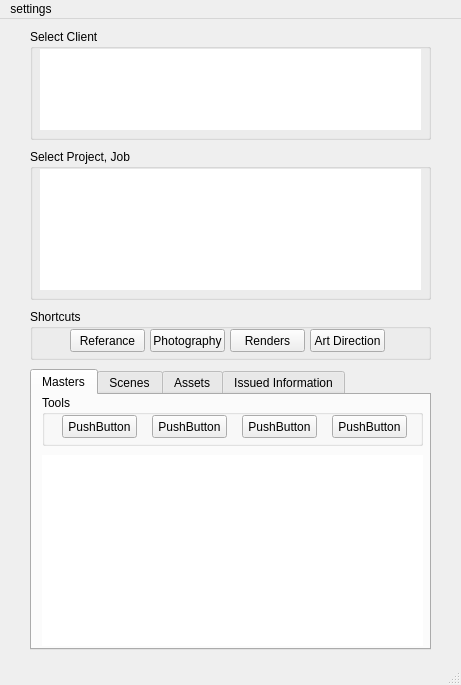
<?xml version="1.0" encoding="UTF-8"?>
<ui version="4.0">
 <class>MainWindow</class>
 <widget class="QMainWindow" name="MainWindow">
  <property name="geometry">
   <rect>
    <x>0</x>
    <y>0</y>
    <width>461</width>
    <height>685</height>
   </rect>
  </property>
  <property name="windowTitle">
   <string>Project Overview</string>
  </property>
  <widget class="QWidget" name="centralwidget">
   <widget class="QTabWidget" name="tabWidget">
    <property name="geometry">
     <rect>
      <x>30</x>
      <y>350</y>
      <width>401</width>
      <height>281</height>
     </rect>
    </property>
    <property name="currentIndex">
     <number>0</number>
    </property>
    <widget class="QWidget" name="masters_tab">
     <attribute name="title">
      <string>Masters</string>
     </attribute>
     <widget class="QGroupBox" name="masters_tools">
      <property name="geometry">
       <rect>
        <x>10</x>
        <y>0</y>
        <width>381</width>
        <height>51</height>
       </rect>
      </property>
      <property name="title">
       <string>Tools</string>
      </property>
      <widget class="QPushButton" name="pushButton_5">
       <property name="geometry">
        <rect>
         <x>20</x>
         <y>20</y>
         <width>75</width>
         <height>23</height>
        </rect>
       </property>
       <property name="text">
        <string>PushButton</string>
       </property>
      </widget>
      <widget class="QPushButton" name="pushButton_6">
       <property name="geometry">
        <rect>
         <x>110</x>
         <y>20</y>
         <width>75</width>
         <height>23</height>
        </rect>
       </property>
       <property name="text">
        <string>PushButton</string>
       </property>
      </widget>
      <widget class="QPushButton" name="pushButton_7">
       <property name="geometry">
        <rect>
         <x>200</x>
         <y>20</y>
         <width>75</width>
         <height>23</height>
        </rect>
       </property>
       <property name="text">
        <string>PushButton</string>
       </property>
      </widget>
      <widget class="QPushButton" name="pushButton_8">
       <property name="geometry">
        <rect>
         <x>290</x>
         <y>20</y>
         <width>75</width>
         <height>23</height>
        </rect>
       </property>
       <property name="text">
        <string>PushButton</string>
       </property>
      </widget>
     </widget>
     <widget class="QListWidget" name="master_files">
      <property name="geometry">
       <rect>
        <x>10</x>
        <y>60</y>
        <width>381</width>
        <height>191</height>
       </rect>
      </property>
      <property name="frameShape">
       <enum>QFrame::NoFrame</enum>
      </property>
     </widget>
    </widget>
    <widget class="QWidget" name="scene_tab">
     <attribute name="title">
      <string>Scenes</string>
     </attribute>
     <widget class="QGroupBox" name="scenes_tools">
      <property name="geometry">
       <rect>
        <x>10</x>
        <y>0</y>
        <width>381</width>
        <height>51</height>
       </rect>
      </property>
      <property name="title">
       <string>Tools</string>
      </property>
      <widget class="QPushButton" name="pushButton_9">
       <property name="geometry">
        <rect>
         <x>20</x>
         <y>20</y>
         <width>75</width>
         <height>23</height>
        </rect>
       </property>
       <property name="text">
        <string>PushButton</string>
       </property>
      </widget>
      <widget class="QPushButton" name="pushButton_10">
       <property name="geometry">
        <rect>
         <x>110</x>
         <y>20</y>
         <width>75</width>
         <height>23</height>
        </rect>
       </property>
       <property name="text">
        <string>PushButton</string>
       </property>
      </widget>
      <widget class="QPushButton" name="pushButton_11">
       <property name="geometry">
        <rect>
         <x>200</x>
         <y>20</y>
         <width>75</width>
         <height>23</height>
        </rect>
       </property>
       <property name="text">
        <string>PushButton</string>
       </property>
      </widget>
      <widget class="QPushButton" name="pushButton_12">
       <property name="geometry">
        <rect>
         <x>290</x>
         <y>20</y>
         <width>75</width>
         <height>23</height>
        </rect>
       </property>
       <property name="text">
        <string>PushButton</string>
       </property>
      </widget>
     </widget>
     <widget class="QListWidget" name="scene_files">
      <property name="geometry">
       <rect>
        <x>0</x>
        <y>61</y>
        <width>391</width>
        <height>181</height>
       </rect>
      </property>
      <property name="frameShape">
       <enum>QFrame::NoFrame</enum>
      </property>
     </widget>
    </widget>
    <widget class="QWidget" name="asset_tab">
     <attribute name="title">
      <string>Assets</string>
     </attribute>
    </widget>
    <widget class="QWidget" name="issued_tab">
     <attribute name="title">
      <string>Issued Information</string>
     </attribute>
     <widget class="QTreeWidget" name="issued_tree">
      <property name="geometry">
       <rect>
        <x>0</x>
        <y>60</y>
        <width>401</width>
        <height>181</height>
       </rect>
      </property>
      <property name="frameShape">
       <enum>QFrame::NoFrame</enum>
      </property>
      <property name="lineWidth">
       <number>0</number>
      </property>
      <attribute name="headerVisible">
       <bool>false</bool>
      </attribute>
      <column>
       <property name="text">
        <string notr="true">1</string>
       </property>
      </column>
     </widget>
     <widget class="QGroupBox" name="issued_tools">
      <property name="geometry">
       <rect>
        <x>9</x>
        <y>0</y>
        <width>381</width>
        <height>51</height>
       </rect>
      </property>
      <property name="title">
       <string>Tools</string>
      </property>
      <widget class="QPushButton" name="pushButton">
       <property name="geometry">
        <rect>
         <x>20</x>
         <y>20</y>
         <width>75</width>
         <height>23</height>
        </rect>
       </property>
       <property name="text">
        <string>PushButton</string>
       </property>
      </widget>
      <widget class="QPushButton" name="pushButton_2">
       <property name="geometry">
        <rect>
         <x>110</x>
         <y>20</y>
         <width>75</width>
         <height>23</height>
        </rect>
       </property>
       <property name="text">
        <string>PushButton</string>
       </property>
      </widget>
      <widget class="QPushButton" name="pushButton_3">
       <property name="geometry">
        <rect>
         <x>200</x>
         <y>20</y>
         <width>75</width>
         <height>23</height>
        </rect>
       </property>
       <property name="text">
        <string>PushButton</string>
       </property>
      </widget>
      <widget class="QPushButton" name="pushButton_4">
       <property name="geometry">
        <rect>
         <x>290</x>
         <y>20</y>
         <width>75</width>
         <height>23</height>
        </rect>
       </property>
       <property name="text">
        <string>PushButton</string>
       </property>
      </widget>
     </widget>
    </widget>
   </widget>
   <widget class="QGroupBox" name="folder_shortcuts">
    <property name="geometry">
     <rect>
      <x>30</x>
      <y>290</y>
      <width>401</width>
      <height>51</height>
     </rect>
    </property>
    <property name="title">
     <string>Shortcuts</string>
    </property>
    <widget class="QPushButton" name="fs_ref">
     <property name="geometry">
      <rect>
       <x>40</x>
       <y>20</y>
       <width>75</width>
       <height>23</height>
      </rect>
     </property>
     <property name="text">
      <string>Referance</string>
     </property>
    </widget>
    <widget class="QPushButton" name="fs_photography">
     <property name="geometry">
      <rect>
       <x>120</x>
       <y>20</y>
       <width>75</width>
       <height>23</height>
      </rect>
     </property>
     <property name="text">
      <string>Photography</string>
     </property>
    </widget>
    <widget class="QPushButton" name="fs_render">
     <property name="geometry">
      <rect>
       <x>200</x>
       <y>20</y>
       <width>75</width>
       <height>23</height>
      </rect>
     </property>
     <property name="text">
      <string>Renders</string>
     </property>
    </widget>
    <widget class="QPushButton" name="fs_artdirection">
     <property name="geometry">
      <rect>
       <x>280</x>
       <y>20</y>
       <width>75</width>
       <height>23</height>
      </rect>
     </property>
     <property name="text">
      <string>Art Direction</string>
     </property>
    </widget>
   </widget>
   <widget class="QGroupBox" name="client_groupbox">
    <property name="geometry">
     <rect>
      <x>30</x>
      <y>10</y>
      <width>401</width>
      <height>111</height>
     </rect>
    </property>
    <property name="title">
     <string>Select Client</string>
    </property>
    <widget class="QListWidget" name="client_list">
     <property name="geometry">
      <rect>
       <x>10</x>
       <y>20</y>
       <width>381</width>
       <height>81</height>
      </rect>
     </property>
     <property name="frameShape">
      <enum>QFrame::NoFrame</enum>
     </property>
    </widget>
   </widget>
   <widget class="QGroupBox" name="project_job_groupbox">
    <property name="geometry">
     <rect>
      <x>30</x>
      <y>130</y>
      <width>401</width>
      <height>151</height>
     </rect>
    </property>
    <property name="title">
     <string>Select Project, Job</string>
    </property>
    <widget class="QTreeWidget" name="project_tree">
     <property name="geometry">
      <rect>
       <x>10</x>
       <y>20</y>
       <width>381</width>
       <height>121</height>
      </rect>
     </property>
     <property name="autoFillBackground">
      <bool>false</bool>
     </property>
     <property name="frameShape">
      <enum>QFrame::NoFrame</enum>
     </property>
     <attribute name="headerVisible">
      <bool>false</bool>
     </attribute>
     <column>
      <property name="text">
       <string notr="true">1</string>
      </property>
     </column>
    </widget>
   </widget>
  </widget>
  <widget class="QMenuBar" name="menubar">
   <property name="geometry">
    <rect>
     <x>0</x>
     <y>0</y>
     <width>461</width>
     <height>21</height>
    </rect>
   </property>
   <property name="defaultUp">
    <bool>false</bool>
   </property>
   <widget class="QMenu" name="menusettings">
    <property name="title">
     <string>settings</string>
    </property>
   </widget>
   <addaction name="menusettings"/>
  </widget>
  <widget class="QStatusBar" name="statusbar"/>
 </widget>
 <resources/>
 <connections/>
</ui>
